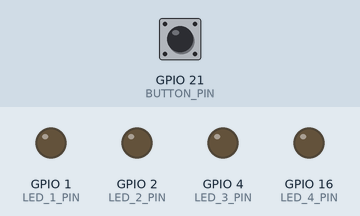
The program below on a simulated ESP32-S3. Shown: output pins drawn as LEDs (lit = HIGH). The test bench sets the inputs (shaded band); at power-on: GPIO 21 (BUTTON_PIN) LOW.

Above: at 0.8 s.
0.9 s: GPIO 21 (BUTTON_PIN) pulled HIGH for 0.15 s
At 1.5 s:
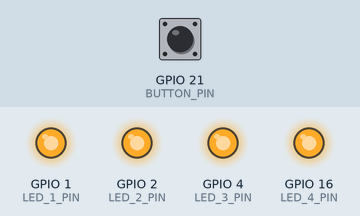
2.5 s: GPIO 21 (BUTTON_PIN) pulled HIGH for 1 s
At 2.9 s:
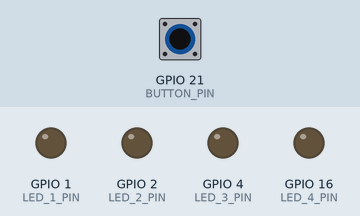
5.0 s: GPIO 21 (BUTTON_PIN) pulled HIGH for 3.2 s
At 5.8 s:
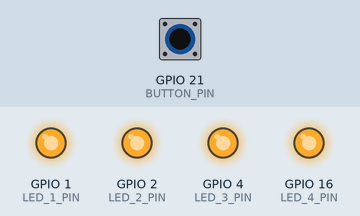
Timing chart, 0 to 8.0 s (numbered marks = the images above; inputs shaded):
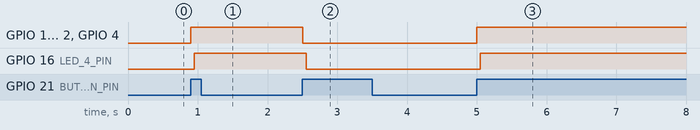

The program:

main.cpp
```cpp
#include <Led.h>
#include <PeriodicLogger.h>
#include <ReadOnlyButton.h>
#include <stdio.h>

#include <atomic>

#include "IInterruptable.h"
#include "Tasks/TaskFour_PollingDebounce.h"
#include "Tasks/TaskOne_RawInterruptHandler.h"
#include "Tasks/TaskThree_StateLevelHandler.h"
#include "Tasks/TaskTwo_DebounceHandler.h"
#include "driver/gpio.h"
#include "freertos/FreeRTOS.h"
#include "freertos/task.h"

constexpr gpio_num_t BUTTON_PIN = GPIO_NUM_21;

constexpr gpio_num_t LED_1_PIN = GPIO_NUM_1;
constexpr gpio_num_t LED_2_PIN = GPIO_NUM_2;
constexpr gpio_num_t LED_3_PIN = GPIO_NUM_4;
constexpr gpio_num_t LED_4_PIN = GPIO_NUM_16;

static void IRAM_ATTR gpioIsrHandler(void* arg) {
    IsrContext* ctx = static_cast<IsrContext*>(arg);

    for (size_t i = 0; i < ctx->size; i++) {
        ctx->observers[i]->onInterrupt();
    }
}

extern "C" void app_main(void) {
    ReadOnlyButton button(BUTTON_PIN);

    Led led1(LED_1_PIN);
    TaskOne_RawInterruptHandler task1(led1);

    Led led2(LED_2_PIN);
    TaskTwo_DebounceHandler task2(led2);

    Led led3(LED_3_PIN);
    TaskThree_StateLevelHandler task3(led3, button);

    Led led4(LED_4_PIN);
    TaskFour_PollingDebounce task4(led4, button);

    IInterruptable* observers[3] = {&task1, &task2, &task3};
    IsrContext ctx = {.observers = observers, .size = 3};

    button.init();
    led1.init();
    led2.init();
    led3.init();
    led4.init();

    gpio_install_isr_service(0);
    gpio_isr_handler_add(BUTTON_PIN, gpioIsrHandler, &ctx);

    PeriodicLogger periodicLogger(2000);
    while (1) {
        task1.tick();
        task2.tick();
        task3.tick();
        task4.tick();
        periodicLogger.tick();

        vTaskDelay(pdMS_TO_TICKS(10));
    }
}
```

IInterruptable.h
```cpp
#ifndef IINTERRUPTABLE_H
#define IINTERRUPTABLE_H

#include <cstddef>

#include "esp_attr.h"

class IInterruptable {
  public:
    virtual void IRAM_ATTR onInterrupt() = 0;
    virtual ~IInterruptable() = default;
};

struct IsrContext {
    IInterruptable** observers;
    size_t size;
};

#endif
```

TaskFour_PollingDebounce.cpp
```cpp
#include "TaskFour_PollingDebounce.h"

#include "esp_log.h"
#include "esp_timer.h"

TaskFour_PollingDebounce::TaskFour_PollingDebounce(Led& led, ReadOnlyButton& button) : _led(led), _button(button) {
}

void TaskFour_PollingDebounce::tick() {
    bool pressed = _button.isPressedNow();
    int64_t now = esp_timer_get_time();

    switch (_state) {
        case State::IDLE:
            if (pressed) {
                _debounceStart = now;
                _state = State::DEBOUNCING;
            }
            break;

        case State::DEBOUNCING:
            if (!pressed) {
                _state = State::IDLE;
            } else if ((now - _debounceStart) >= DEBOUNCE_MS * 1000) {
                _pressCounter++;
                ESP_LOGI(TAG, "Button Pressed: %d", _pressCounter);
                _led.toggle();
                _state = State::PRESSED;
            }
            break;

        case State::PRESSED:
            if (!pressed) {
                _state = State::IDLE;
            }
            break;
    }
}
```

TaskFour_PollingDebounce.h
```cpp
#ifndef TASK_FOUR_H
#define TASK_FOUR_H

#include "Led.h"
#include "ReadOnlyButton.h"

class TaskFour_PollingDebounce {
  public:
    TaskFour_PollingDebounce(Led& led, ReadOnlyButton& button);
    void tick();

  private:
    enum class State {
        IDLE,
        DEBOUNCING,
        PRESSED,
    };

    static constexpr const char* TAG = "TASK 4 POOL&DEB";
    static constexpr uint32_t DEBOUNCE_MS = 50;

    Led& _led;
    ReadOnlyButton& _button;

    State _state = State::IDLE;
    int64_t _debounceStart = 0;
    uint32_t _pressCounter = 0;
};

#endif
```

TaskOne_RawInterruptHandler.cpp
```cpp
#include "TaskOne_RawInterruptHandler.h"

#include "esp_log.h"

TaskOne_RawInterruptHandler::TaskOne_RawInterruptHandler(Led& led) : _led(led) {
}

void TaskOne_RawInterruptHandler::onInterrupt() {
    _interruptsCounter++;
    _interruptHandled = false;
}

void TaskOne_RawInterruptHandler::tick() {
    if (!_interruptHandled.exchange(true)) {
        ESP_LOGI(TAG, "Button Pressed: %d", _interruptsCounter.load());

        _led.toggle();
    }
}
```

TaskOne_RawInterruptHandler.h
```cpp
#ifndef TASK_ONE_H
#define TASK_ONE_H

#include <Led.h>

#include <atomic>

#include "IInterruptable.h"

class TaskOne_RawInterruptHandler : public IInterruptable {
  public:
    TaskOne_RawInterruptHandler(Led& led);

    void onInterrupt() override;

    void tick();

  private:
    static constexpr const char* TAG = "TASK 1 RAW INTR";

    std::atomic<uint32_t> _interruptsCounter = 0;
    std::atomic<bool> _interruptHandled = true;

    Led& _led;
};

#endif
```

TaskThree_StateLevelHandler.cpp
```cpp
#include "TaskThree_StateLevelHandler.h"

#include "esp_log.h"

TaskThree_StateLevelHandler::TaskThree_StateLevelHandler(Led& led, ReadOnlyButton& button)
    : _led(led), _button(button) {
}

void TaskThree_StateLevelHandler::onInterrupt() {
    _pendingEvent = true;
}

void TaskThree_StateLevelHandler::tick() {
    if (!_pendingEvent.exchange(false)) {
        return;
    }

    if (_button.isPressedNow()) {
        _pressCounter++;
        ESP_LOGI(TAG, "Button Pressed: %d", _pressCounter.load());
        _led.toggle();
    }
}
```

TaskThree_StateLevelHandler.h
```cpp
#ifndef TASK_THREE_H
#define TASK_THREE_H

#include <Led.h>
#include <ReadOnlyButton.h>

#include <atomic>

#include "IInterruptable.h"
#include "driver/gpio.h"

class TaskThree_StateLevelHandler : public IInterruptable {
  public:
    TaskThree_StateLevelHandler(Led& led, ReadOnlyButton& button);

    void onInterrupt() override;
    void tick();

  private:
    static constexpr const char* TAG = "TASK 3 LEVEL ST";

    Led& _led;
    ReadOnlyButton& _button;

    std::atomic<bool> _pendingEvent = false;
    std::atomic<uint32_t> _pressCounter = 0;
};

#endif
```

TaskTwo_DebounceHandler.cpp
```cpp
#include "TaskTwo_DebounceHandler.h"

#include "esp_log.h"
#include "esp_timer.h"

TaskTwo_DebounceHandler::TaskTwo_DebounceHandler(Led& led) : _led(led) {
}

void TaskTwo_DebounceHandler::onInterrupt() {
    int64_t now = esp_timer_get_time();

    if ((now - _lastInterruptTime) < DEBOUNCE_MS * 1000) {
        return;
    }

    _lastInterruptTime = now;
    _pendingEvent = true;
    _buttonPressesCounter++;
}

void TaskTwo_DebounceHandler::tick() {
    if (_pendingEvent.exchange(false)) {
        ESP_LOGI(TAG, "Button Pressed: %d", _buttonPressesCounter.load());
        _led.toggle();
    }
}
```

TaskTwo_DebounceHandler.h
```cpp
#ifndef TASK_TWO_H
#define TASK_TWO_H

#include <atomic>

#include "IInterruptable.h"
#include "Led.h"

class TaskTwo_DebounceHandler : public IInterruptable {
  public:
    TaskTwo_DebounceHandler(Led& led);

    void onInterrupt() override;
    void tick();

  private:
    static constexpr const char* TAG = "TASK 2 DEBOUNCE";
    static constexpr uint32_t DEBOUNCE_MS = 50;

    Led& _led;

    std::atomic<int64_t> _lastInterruptTime = 0;
    std::atomic<bool> _pendingEvent = false;
    std::atomic<int32_t> _buttonPressesCounter = 0;
};

#endif
```

Measured:
- after the input at 0.9 s, GPIO 1 (LED_1_PIN), GPIO 2 (LED_2_PIN), GPIO 4 (LED_3_PIN): LOW → HIGH at once; GPIO 16 (LED_4_PIN): LOW → HIGH after 0.05 s
- after the input at 2.5 s, GPIO 1 (LED_1_PIN), GPIO 2 (LED_2_PIN), GPIO 4 (LED_3_PIN): HIGH → LOW at once; GPIO 16 (LED_4_PIN): HIGH → LOW after 0.06 s
- after the input at 5.0 s, GPIO 1 (LED_1_PIN), GPIO 2 (LED_2_PIN), GPIO 4 (LED_3_PIN): LOW → HIGH at once; GPIO 16 (LED_4_PIN): LOW → HIGH after 0.05 s
